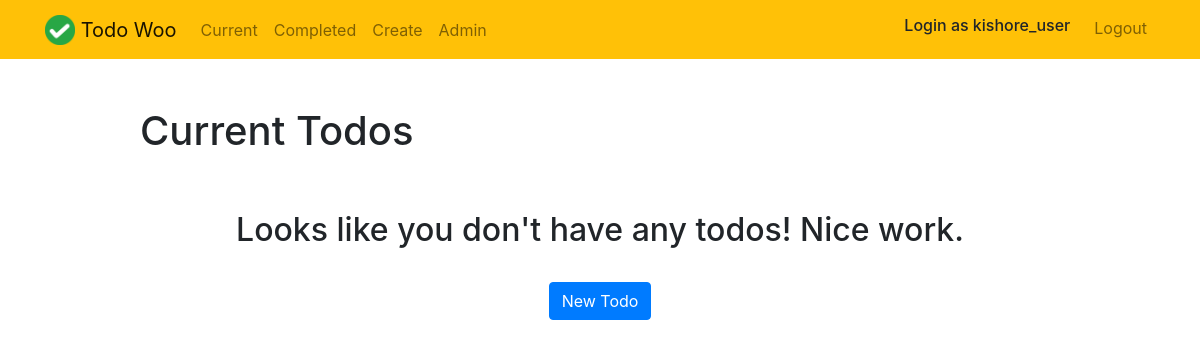
/current/ (signed in), run on an earlier commit of the app's database.
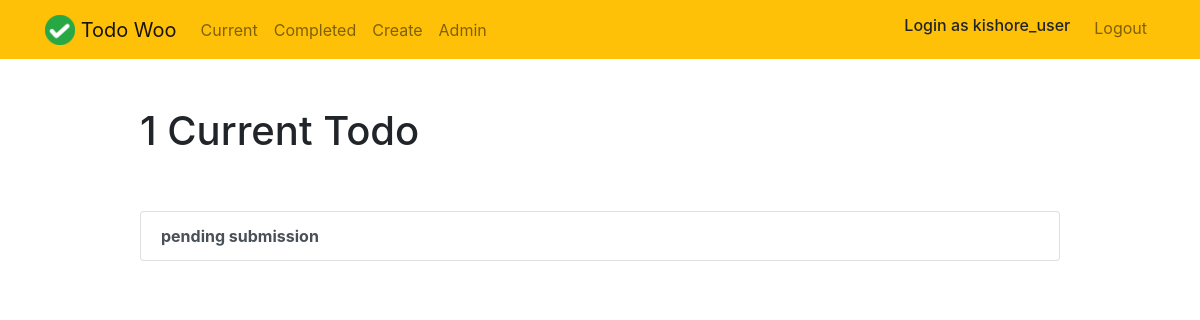
And on a later commit of the database.
### todo/models.py (models this page shows, shortened)
class Todo(models.Model): # 'Todo' is database for user task management.
    title = models.CharField(max_length=100) # Attributes name of databse and its type.
    memo = models.TextField(blank= True)
    created = models.DateTimeField(auto_now_add=True)
    important = models.BooleanField(default=False)
    datecompleted = models.DateTimeField(null=True, blank= True)
    user = models.ForeignKey(User, on_delete=models.CASCADE)

### todo/decorators.py (the view)
    def wrapper_function(request, *args, **kwargs): # 'wrapper_sunction' is current url function
        group = None
        if request.user.groups.exists(): # if user in group (we can create group and access the group in django admine site)
            group = request.user.groups.all()[0].name # Getting the groups name where it is presents and just taking first one by slicing method '[0]'
            if group == "site_users":
                return view_func(request, *args, **kwargs) # its True we allow to call url function what to be call by user.
        if request.user.is_superuser: # if user is admin
            messages.warning(request, "You cant acess this page")# its True send warning message, used <scrip> alert(messages) </script> in adminpage.html
            return redirect('admin')
        print(group)

### todo/views.py (called while the page is built)
@login_required
@useronly # Allow only users
def current(request):
    todos = Todo.objects.filter(user= request.user , datecompleted__isnull = True) # important line! to fetch the particular users data(tasks) by using filter() function. User parameter is used fetch particular datas.
    return render(request, 'todo/currentpage.html', {'todos': todos}) # Passing the fetched datas to webpage

### todo/templates/todo/currentpage.html (shortened to what this page needs)
{% extends "todo/base.html" %}
{% block content %}
    <div class="row justify-content-center mt-5">
        <div class="col-md-10">
            {% if todos %}
                 <h1>{{ todos.count }} Current Todo{{ todos.count|pluralize }}</h1>
            {% else %}
                           <h1>Current Todos</h1>
            {% endif %}
        </div>
    </div>
    <div class="row justify-content-center mt-5">
        <div class="col-md-10">
        {% if todos %}
            <div class="list-group">
                {% for todo in todos %}
                    <a href="{% url 'viewtodo' todo.id %}" class="list-group-item list-group-item-action"><b>{{ todo.title }}</b></a>
                {% endfor %}
            </div>
        {% else %}
            <div class="text-center">
                <h2>Looks like you don't have any todos! Nice work.</h2>
            <br>
            <a role="button" class="btn btn-primary" href="{% url 'createtodos' %}">New Todo</a>
            </div>
        {% endif %}
        </div>
    </div>
{% endblock %}

What changed in the data, as far as the page shows it:
added Todo: title "pending submission"
Also different on the page:
{{ todos.count }}: (not shown) → "1"
text no longer shown: "Current Todos Looks like you don't have any todos! Nice work. New Todo"
text now shown: "Current Todo"
